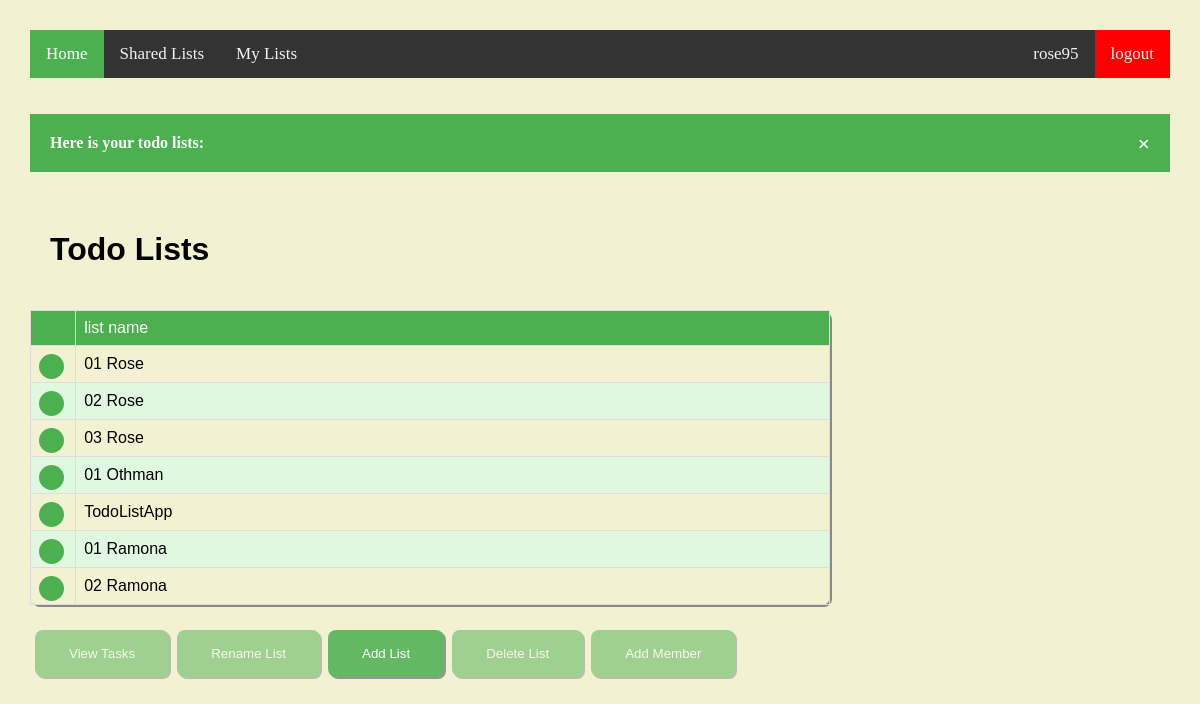
Page /polls/todolists/ (signed in) on the committed database.
### polls/models.py (models this page shows)
class TodoList(models.Model):
    name = models.CharField(max_length=15)

### polls/views.py (the view, shortened to what this page needs)
# urls.py: path('todolists/', views.TodoListView, name='todolists'),
def TodoListView(request):
    if request.method == 'GET':
        if len(CombineUserAndSharedLists(request.user.id)) == 0:
            return render(request, 'polls/todolists.html', {'todo_lists': CombineUserAndSharedLists(request.user.id),
                                                            'warningmessage': "You don't have any todo lists!",
                                                            'user_name': request.user.username}, )
        else:
            return render(request, 'polls/todolists.html',
                          {'todo_lists': CombineUserAndSharedLists(request.user.id),
                           'user_name': request.user.username,
                           'message': 'Here is your todo lists: ', }, )

### polls/views.py (called while the page is built)
def CombineUserAndSharedLists(user_id):
    user_lists = FilterUserTodoLists(user_id)
    shared_lists = FilterSharedTodoLists(user_id)
    combined_lists = []
    for user_list in user_lists:
        combined_lists.append(user_list)
    for shared_list in shared_lists:
        combined_lists.append(shared_list)
    return combined_lists

def FilterUserTodoLists(user_id):
    mapping_user_with_todo_lists = UserWithTodoLists.objects.filter(user_id=user_id)
    todo_lists_id = []
    for mapping_user_with_todo_list in mapping_user_with_todo_lists:
        todo_lists_id.append(mapping_user_with_todo_list.todo_list_id)
    user_todo_lists = TodoList.objects.filter(id__in=todo_lists_id)
    return user_todo_lists

def FilterSharedTodoLists(user_id):
    mapping_shared_todo_lists = SharedListsWithUsers.objects.filter(user_id=user_id)
    todo_lists_id = []
    for mapping_shared_todo_list in mapping_shared_todo_lists:
        todo_lists_id.append(mapping_shared_todo_list.todo_list_id)
    shared_todo_lists = TodoList.objects.filter(id__in=todo_lists_id)
    return shared_todo_lists

### polls/templates/polls/todolists.html (shortened to what this page needs)
{%extends 'polls/todolistsbase.html'%}
{%block todolistscontent%}
<h1 class="header">Todo Lists</h1>
     {% if todo_lists %}
         <table class="customers">
             <thead>
                 <tr>
                     <td width="3%"></td>
                     <td width="50%">list name</td>
                 </tr>
             </thead>
             {% for list in todo_lists %}
                <tr for="list{{ forloop.counter }}">
                    <td><label class="radiobuttoncontainer"><input type="radio" onclick=enable_buttons({{ list.id }}) name="list_id" id="list{{ forloop.counter }}" value="{{ list.id }}"><span class="checkpoint"></span></label></td>
                    <td>{{list.name}}</td>
                </tr>
             {% endfor %}
         </table><BR>
     {% endif %}
{%endblock%}

### polls/templates/polls/base.html (shortened to what this page needs)
<!DOCTYPE html>
{%load static %}
<html lang="en">
<head>
    <link  rel="stylesheet" type="text/css" href="{% static 'css/style.css' %}"/>
</head>
<body class="body" >
    <div class="topnav">
      <a class="active" href="{% url 'polls:todolists' %}" methods="GET" title="Show all todo lists">Home</a>
      <a href="{% url 'polls:sharedtodolists' %}" methods="GET" title="Show todo lists shared with me">Shared Lists</a>
      <a href="{% url 'polls:mytodolists' %}" methods="GET" title="Show todo lists created by me">My Lists</a>
      <a href="{% url 'polls:logout' %}" methods="GET" style="float:right; background:red;">logout</a>
      <a href="{% url 'polls:profile' %}" methods="GET" style="float:right" title="View Profile">{{user_name}}</a>
    </div>
    <br><br>
    {% if message %}
         <div class="info">
            <span class="closebtn" onclick="this.parentElement.style.display='none';">&times;</span>
            <strong>{{message}}</strong>
         </div><br>
    {% endif %}
    {% block content %}
    {% endblock %}
</body>
</html>

### static/css/style.css (style rules this page uses)
.header { padding: 20px; width: 20% text-align: center; background: #4CAF50 font-size: 60px; font-family:"Comic Sans MS", cursive, sans-serif; color:#000000; //background-opacity=0.7 }
.body { margin:0px 0px; padding:30px; text-align:left; align:center; //background: url(https://sf.co.ua/14/08/wallpaper-1936140.jpg); background: #f2f2d2; }
.customers { font-family: "Trebuchet MS", Arial, Helvetica, sans-serif; border-collapse: collapse; width: 50em; align: center; box-shadow: 2px 2px #888888; border-radius: 8px !important; -moz-border-radius: 8px !important; }
.customers td, .customers thead { border: 1px solid #ddd; padding: 8px; }
.customers tr:nth-child(even) { background-color: #E0F8E0; opacity=0.7; }
.customers thead { padding-top: 12px; padding-bottom: 12px; text-align: left; background-color: #4CAF50; color: white; }
.info { padding: 20px; background-color: #4CAF50; color: white; }
.closebtn { margin-left: 15px; color: white; font-weight: bold; float: right; font-size: 22px; line-height: 20px; cursor: pointer; transition: 0.3s; }
.topnav { background-color: #333; overflow: hidden; }
.topnav a { float: left; color: #f2f2f2; text-align: center; padding: 14px 16px; text-decoration: none; font-size: 17px; }
.topnav a.active { background-color: #4CAF50; color: white; }
.radiobuttoncontainer { display: block; position: relative; padding-left: 0px; margin-top=15px; margin-bottom: 20px; cursor: pointer; font-size: 22px; -webkit-user-select: none; -moz-user-select: none; -ms-user-select: none; user-select: none; background-color: #f2f2f2; border-color: black; }
.checkpoint { position: absolute; top: 0; left: 0; height: 25px; width: 25px; background-color: #4CAF50; border-radius: 50%; }
.checkpoint:after { content: ""; position: absolute; display: none; }
.radiobuttoncontainer .checkpoint:after { top: 9px; left: 9px; width: 8px; height: 8px; border-radius: 50%; background: white; }

### rows in the picture
TodoList: name "01 Rose"
TodoList: name "02 Rose"
TodoList: name "03 Rose"
TodoList: name "01 Othman"
TodoList: name "TodoListApp"
TodoList: name "01 Ramona"
TodoList: name "02 Ramona"

### other values in the picture
{{ user_name }} "rose95"
{{ message }} "Here is your todo lists:"
